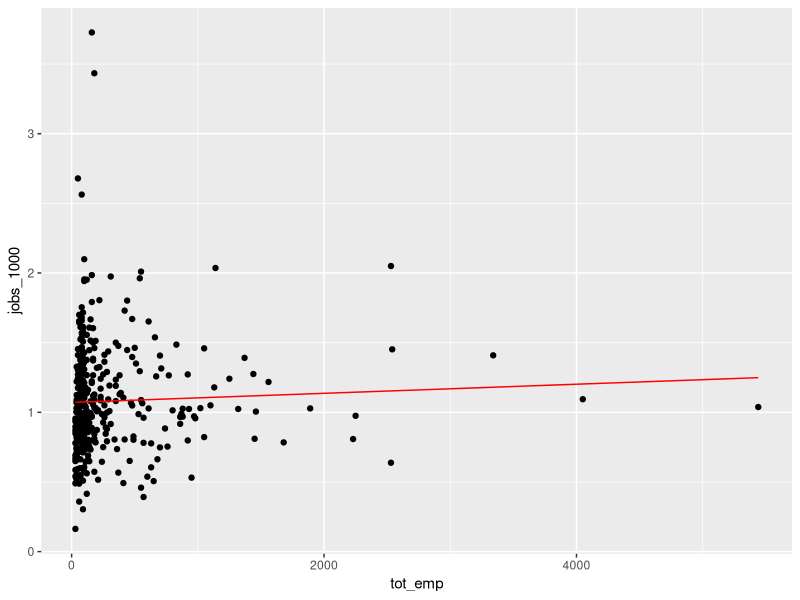
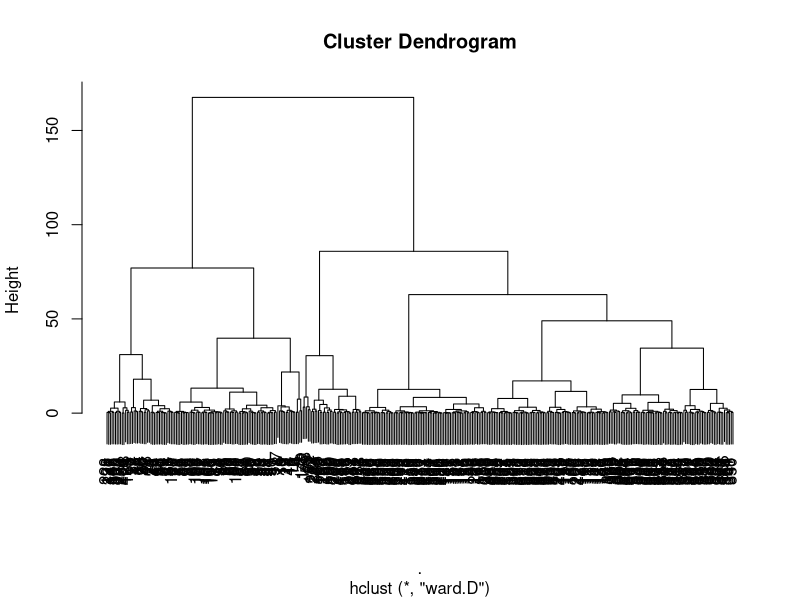
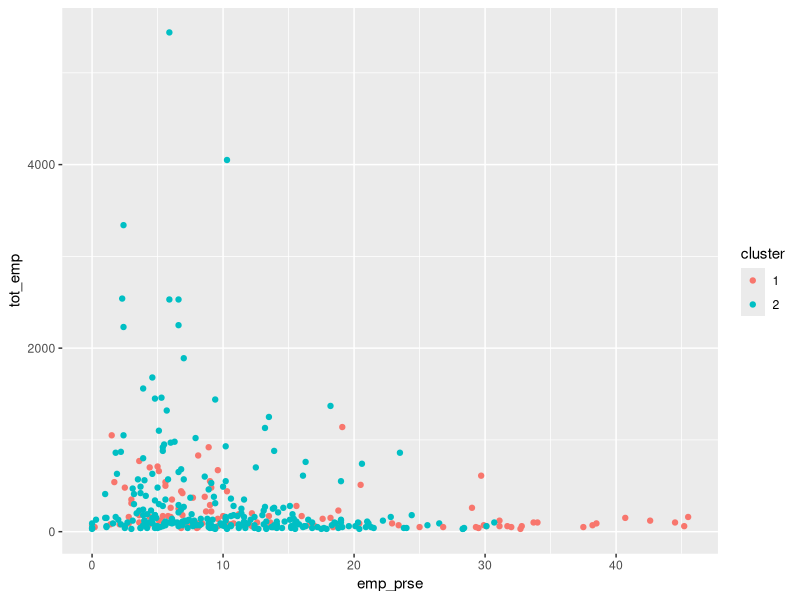

Reproduce these figures in R, in order.
## ---- chunk 1
library(tidyverse)
library(modelr)
library(stringr)
library(caret)

set.seed(0)

data("mtcars")
car_names = rownames(mtcars)
mtcars_df = as.tibble(mtcars)
mtcars_df$name = car_names
## ---- chunk 2
mtcars_df %>% select(contains('a'))
## ---- chunk 3
mtcars_df %>% filter(cyl == 6 | cyl == 8) %>% select(mpg, hp) %>% colMeans()
## ---- chunk 4
ratio_1 = function(m, c) {
  return(m/c)
}
## ---- chunk 5
mpg_per_cyl = rep(0, nrow(mtcars_df))
for (i in 1:nrow(mtcars_df)){
  mpg_per_cyl[i] = ratio_1(mtcars_df$mpg[i], mtcars_df$cyl[i])
}
mtcars_df$mpg_per_cyl = mpg_per_cyl
mtcars_df
## ---- chunk 6

mtcars_df %>% arrange(-mpg_per_cyl)
## ---- chunk 7
librarians_df = read_csv('practice_data/librarians-by-msa.csv', na = '**')
head(librarians_df)
## ---- chunk 8
congress_df = read_csv('practice_data/congress-terms.csv')
head(congress_df)
## ---- chunk 9
state_lib_1000_df = librarians_df %>%
  group_by(prim_state) %>%
  summarise(jobs_1000 = mean(jobs_1000)) %>%
  mutate(state = prim_state) %>%
  select(state, jobs_1000)
head(state_lib_1000_df)
## ---- chunk 10
lib_cong_df = congress_df %>% 
  left_join(state_lib_1000_df, by='state') %>%
  select(congress, lastname, birthday, state, party, jobs_1000) %>%
  arrange(jobs_1000)

least_lib_state = lib_cong_df$state[1]
most_lib_state = lib_cong_df$state[nrow(lib_cong_df)]

congressmen_from_least_lib_state = lib_cong_df %>% 
  filter(state == least_lib_state & congress == max(congress)) %>% 
  select(lastname, party, state, congress)
congressmen_from_most_lib_state = lib_cong_df %>% 
  filter(state == most_lib_state & congress == max(congress)) %>% 
  select(lastname, party, state, congress)

head(congressmen_from_least_lib_state)
head(congressmen_from_most_lib_state)
## ---- chunk 11
lib_model = lm(jobs_1000 ~ tot_emp, data=librarians_df)

mod_predictions = librarians_df %>%
  data_grid(tot_emp) %>%
  add_predictions(lib_model, 'jobs_1000')

ggplot(librarians_df, aes(tot_emp, jobs_1000)) +
  geom_point() +
  geom_line(data=mod_predictions, color='red')

## ---- chunk 12
rmm <- function(phrase) {
  new_phrase = str_replace_all(phrase, pattern="\\bM[:alpha:]*", replacement = "")
  return(new_phrase)
}
## ---- chunk 13
ldf = librarians_df %>% 
  select(area_name) %>%
  mutate(no_m_area_name = rmm(area_name)) 
ldf
## ---- chunk 14
hclust_sol = librarians_df %>% 
  select(tot_emp, emp_prse, jobs_1000, loc_quotient) %>%
  na.omit() %>%
  preProcess(method=c("center", "scale")) %>%
  predict(librarians_df) %>%
  na.omit() %>%
  dist() %>%
  hclust(method="ward")

plot(hclust_sol)
## ---- chunk 15
area_c = cutree(hclust_sol, k=2)

librarians_df %>%
  na.omit() %>%
  mutate(cluster = factor(area_c)) %>%
  ggplot(aes(emp_prse, tot_emp)) +
  geom_point(aes(color=cluster))

